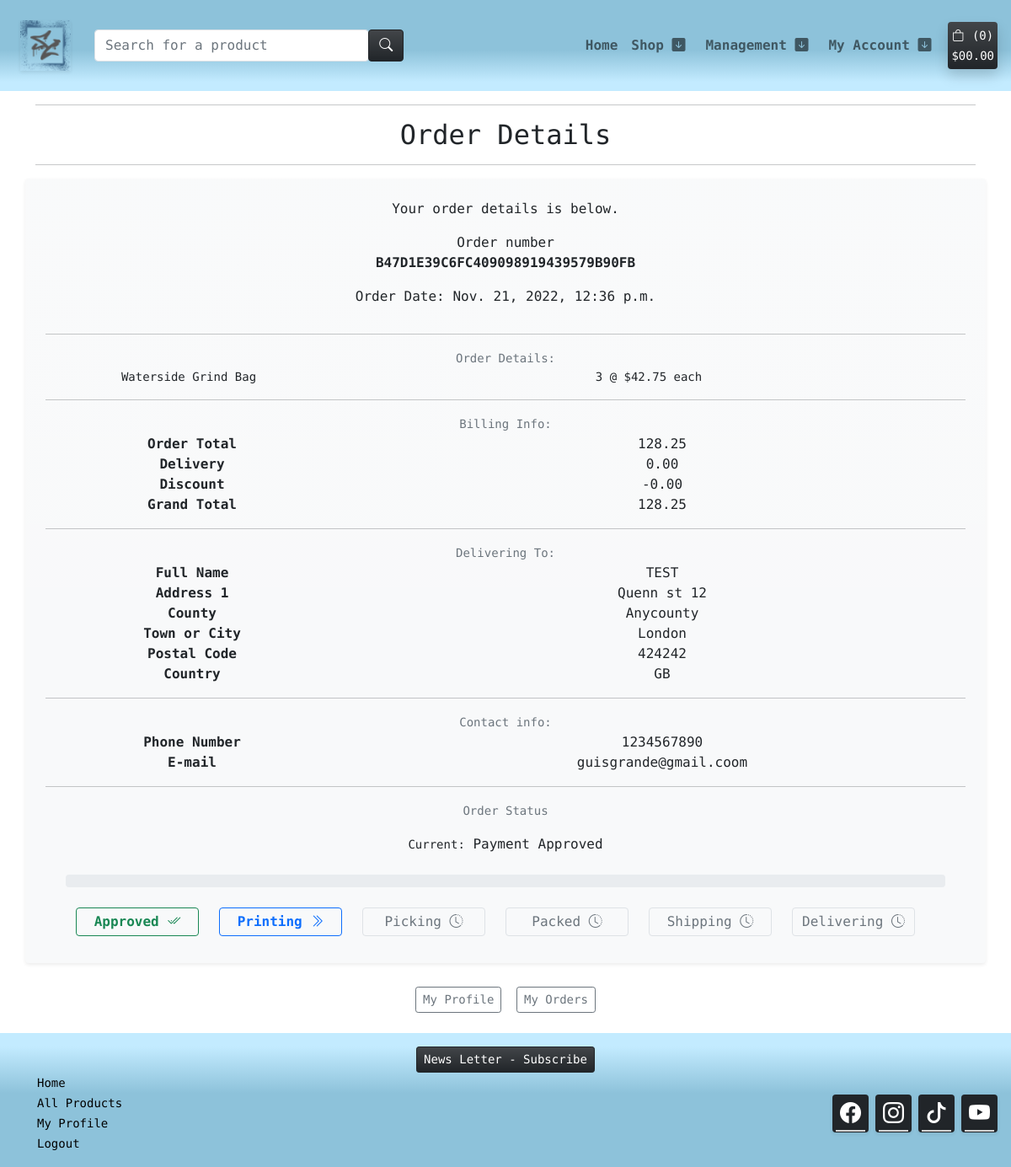
/profile/order/B47D1E39C6FC409098919439579B90FB (signed in), run on the app's committed database.
### checkout/models.py (models this page shows, shortened)
class Order(models.Model):
    order_number = models.CharField(max_length=32, null=False, editable=False)
    user_profile = models.ForeignKey(UserProfile, on_delete=models.SET_NULL,
                                     null=True, blank=True,
                                     related_name='orders')
    full_name = models.CharField(max_length=50, null=False, blank=False)
    email = models.EmailField(max_length=254, null=False, blank=False)
    phone_number = models.CharField(max_length=20, null=False, blank=False)
    country = CountryField(blank_label='Country *', null=False, blank=False)
    postcode = models.CharField(max_length=20, null=True, blank=True)
    town_or_city = models.CharField(max_length=40, null=False, blank=False)
    street_address1 = models.CharField(max_length=80, null=False, blank=False)
    street_address2 = models.CharField(max_length=80, null=True, blank=True)
    county = models.CharField(max_length=80, null=True, blank=True)
    date = models.DateTimeField(auto_now_add=True)
    valid_coupon = models.CharField(max_length=25, null=True, blank=True)
    discount_total = models.DecimalField(max_digits=6, decimal_places=2,
                                         null=False, default=0)
    delivery_cost = models.DecimalField(max_digits=6, decimal_places=2,
                                        null=False, default=0)
    order_total = models.DecimalField(max_digits=10, decimal_places=2,
                                      null=False, default=0)
    grand_total = models.DecimalField(max_digits=10, decimal_places=2,
                                      null=False, default=0)
    original_bag = models.TextField(null=False, blank=False, default='')
    stripe_pid = models.CharField(max_length=254, null=False,
                                  blank=False, default='')
    STATUS_A = 'Payment Approved'
    STATUS_ONE = 'Order printed'
    STATUS_TWO = 'Order picked'
    STATUS_THREE = 'Order packed'
    STATUS_FOUR = 'Order shipped'
    STATUS_FIVE = 'Order delivered'
    ORDER_STATUS = [
        (STATUS_A, 'Payment Approved'),
        (STATUS_ONE, 'Order printed'),
        (STATUS_TWO, 'Order picked'),
        (STATUS_THREE, 'Order packed'),
        (STATUS_FOUR, 'Order shipped'),
        (STATUS_FIVE, 'Order delivered')
        ]
    status = models.CharField(
        max_length=25,
        choices=ORDER_STATUS,
        blank=False, default=STATUS_A
        )

class OrderLineItem(models.Model):
    order = models.ForeignKey(Order, null=False, blank=False,
                              on_delete=models.CASCADE,
                              related_name='lineitems')
    product = models.ForeignKey(Product, null=False, blank=False,
                                on_delete=models.CASCADE)
    quantity = models.IntegerField(null=False, blank=False, default=0)
    lineitem_total = models.DecimalField(max_digits=6, decimal_places=2,
                                         null=False, blank=False,
                                         editable=False)

### products/models.py (models this page shows, shortened)
class Product(models.Model):
    sku = models.SmallAutoField(primary_key=True)
    name = models.CharField(max_length=150, unique=True)
    release_date = models.DateTimeField(auto_now_add=True)
    category = models.ForeignKey('Category', null=True, blank=True,
                                 on_delete=models.SET_NULL)
    quantity_available = models.IntegerField(default=100,
                                             validators=[MinValueValidator(0)]
                                             )
    description = models.TextField()
    price = models.DecimalField(max_digits=6, decimal_places=2)
    offer = models.ForeignKey(Offer, null=True, blank=True,
                              on_delete=models.SET_NULL)
    discount = models.DecimalField(max_digits=6, decimal_places=2,
                                   null=True, blank=True)
    product_image = models.ImageField(null=True, blank=True)
    product_image_url = models.URLField(max_length=1024, null=True, blank=True)
    slug = models.SlugField(max_length=254, null=True, blank=True, unique=True)
    class Meta:
        ordering = ['-release_date']
    def cal_discount_price(self):
        return self.price - ((self.price * self.offer.offer_discount) / 100)

class Offer(models.Model):
    offer_sku = models.SmallAutoField(primary_key=True)
    offer_name = models.CharField(max_length=50,)
    offer_display = models.CharField(max_length=254, null=True, blank=True)
    offer_discount = models.IntegerField(default=0,
                                         validators=[MaxValueValidator(80),
                                                     MinValueValidator(0)]
                                         )

### profiles/views.py (the view, shortened to what this page needs)
# urls.py: path('order/<order_number>', views.OrderDetails.as_view(),
class OrderDetails(LoginRequiredMixin, View):
    def get(self, request, order_number, *args, **kwargs):
        queryset = Order.objects.all()
        order = get_object_or_404(queryset, order_number=order_number)
        if not request.user.is_superuser:
            if order.user_profile.user == self.request.user:
                return render(request, 'profiles/order_details.html', {
                    "order": order,
                })
            else:
                messages.error(request, mark_safe("""This order wasn't placed
                                        by you.<br/> Check order information
                                        again.<br/> My Account > My Profile >
                                        My Orders"""))
                return HttpResponseRedirect(reverse('home'))
        else:
            return render(request, 'profiles/order_details.html', {
                    "order": order,
                })

### templates/profiles/order_details.html (shortened to what this page needs)
{% extends "base.html" %}
{% load i18n %}
{% block content %}
<div class="container text-center">
    <hr>
    <h2 class="m-2">Order Details</h2>
    <hr>
</div>
<div class="container-fluid text-center" id="order-details">
    <div class="row">
        <div class="container">
            <div class="container bg-light bg-gradient rounded shadow-sm">
                <div class="row">
                    <div class="col">
                        <p class="text-black mt-4">Your order details is below.</p>
                    </div>
                </div>
                <div class="row">
                    <p class="fw-light m-0">Order number</p>
                    <p class="fw-bold">{{ order.order_number }}</p>
                </div>
                <div class="row">
                    <div class="col">
                        <p class="fw-light">Order Date: {{ order.date }}</p>
                    </div>
                </div>
                <hr>
                <div class="row">
                    <div class="col">
                        <small class="text-muted">Order Details:</small>
                    </div>
                    {% for item in order.lineitems.all %}
                    <div class="row">
                        <div class="col-12 col-md-4">
                            <p class="small mb-0 text-black font-weight-bold">
                                {{ item.product.name }}
                            </p>
                        </div>
                        <div class="col-12 col-md-8 text-md-right">
                            {% if item.product.offer  %}
                            <p class="small mb-0">{{ item.quantity }} @ ${{ item.product.cal_discount_price }} each</p>
                            {% else %}
                            <p class="small mb-0">{{ item.quantity }} @ ${{ item.product.price }} each</p>
                            {% endif %}
                        </div>
                    </div>
                    {% endfor %}
                </div>
                <hr>
                <div class="row">
                    <div class="col">
                        <small class="text-muted">Billing Info:</small>
                    </div>
                </div>
                <div class="row">
                    <div class="col-12 col-md-4">
                        <p class="mb-0 fw-bold">Order Total</p>
                    </div>
                    <div class="col-12 col-md-8 text-md-right">
                        <p class="mb-0">{{ order.order_total }}</p>
                    </div>
                </div>
                <div class="row">
                    <div class="col-12 col-md-4">
                        <p class="mb-0 fw-bold">Delivery</p>
                    </div>
                    <div class="col-12 col-md-8 text-md-right">
                        <p class="mb-0">{{ order.delivery_cost }}</p>
                    </div>
                </div>
                <div class="row">
                    <div class="col-12 col-md-4">
                        <p class="mb-0 fw-bold">Discount</p>
                    </div>
                    <div class="col-12 col-md-8 text-md-right">
                        <p class="mb-0">-{{ order.discount_total }}</p>
                    </div>
                </div>
                <div class="row">
                    <div class="col-12 col-md-4">
                        <p class="mb-0 fw-bold">Grand Total</p>
                    </div>
                    <div class="col-12 col-md-8 text-md-right">
                        <p class="mb-0">{{ order.grand_total }}</p>
                    </div>
                </div>
                <hr>
                <div class="row">
                    <div class="col">
                        <small class="text-muted">Delivering To:</small>
                    </div>
                </div>
                <div class="row">
                    <div class="col-12 col-md-4">
                        <p class="mb-0 fw-bold">Full Name</p>
                    </div>
                    <div class="col-12 col-md-8 text-md-right">
                        <p class="mb-0">{{ order.full_name }}</p>
                    </div>
                </div>
                <div class="row">
                    <div class="col-12 col-md-4">
                        <p class="mb-0 fw-bold">Address 1</p>
                    </div>
                    <div class="col-12 col-md-8 text-md-right">
                        <p class="mb-0">{{ order.street_address1 }}</p>
                    </div>
                </div>
                {% if order.county %}
                <div class="row">
                    <div class="col-12 col-md-4">
                        <p class="mb-0 fw-bold">County</p>
                    </div>
                    <div class="col-12 col-md-8 text-md-right">
                        <p class="mb-0">{{ order.county }}</p>
                    </div>
                </div>
                {% endif %}
                <div class="row">
                    <div class="col-12 col-md-4">
                        <p class="mb-0 fw-bold">Town or City</p>
                    </div>
                    <div class="col-12 col-md-8 text-md-right">
                        <p class="mb-0">{{ order.town_or_city }}</p>
                    </div>
                </div>
                {% if order.postcode %}
                <div class="row">
                    <div class="col-12 col-md-4">
                        <p class="mb-0 fw-bold">Postal Code</p>
                    </div>
                    <div class="col-12 col-md-8 text-md-right">
                        <p class="mb-0">{{ order.postcode }}</p>
                    </div>
                </div>
                {% endif %}
                <div class="row">
                    <div class="col-12 col-md-4">
                        <p class="mb-0 fw-bold">Country</p>
                    </div>
                    <div class="col-12 col-md-8 text-md-right">
                        <p class="mb-0">{{ order.country }}</p>
                    </div>
                </div>
                <hr>
                <div class="row">
                    <div class="col">
                        <small class="text-muted">Contact info:</small>
                    </div>
                </div>
                <div class="row">
                    <div class="col-12 col-md-4">
                        <p class="mb-0 fw-bold">Phone Number</p>
                    </div>
                    <div class="col-12 col-md-8 text-md-right">
                        <p class="mb-0">{{ order.phone_number }}</p>
                    </div>
                </div>
                <div class="row">
                    <div class="col-12 col-md-4">
                        <p class="mb-0 fw-bold">E-mail</p>
                    </div>
                    <div class="col-12 col-md-8 text-md-right">
                        <p class="mb-0">{{ order.email }}</p>
                    </div>
                </div>
                <hr>
                <div class="row">
                    <div class="col">
                        <small class="text-muted">Order Status</small>
                    </div>
                </div>
                <div class="row">
                    <div class="col">
                        <p class="mb-0 mt-3"><small>Current:</small> {{ order.status }}</p>
                    </div>
                </div>
                <div class="progress m-4" style="height: 15px;">
                </div>
                <div class="row m-4">
                    {% if order.status == "Payment Approved" %}
                    <div class="row d-flex row mb-3">
                        <div class="col"><p class="fw-bold text-success p-1 border border-success rounded">Approved <i class="bi bi-check2-all"></i></p></div>
                        <div class="col"><p class="fw-bold text-primary p-1 border border-primary rounded">Printing <i class="bi bi-chevron-double-right"></i></p></div>
                        <div class="col"><p class="text-muted p-1 border border-secundary rounded">Picking <i class="bi bi-clock-history"></i></p></div>
                        <div class="col"><p class="text-muted p-1 border border-secundary rounded">Packed <i class="bi bi-clock-history"></i></p></div>
                        <div class="col"><p class="text-muted p-1 border border-secundary rounded">Shipping <i class="bi bi-clock-history"></i></p></div>
                        <div class="col"><p class="text-muted p-1 border border-secundary rounded">Delivering <i class="bi bi-clock-history"></i></p>
                    </div>
                    {% endif %}
                </div>
            </div>
        </div>
        <div class="container text-center">
            <a class="btn btn-sm btn-outline-secondary m-1 mb-4" href="{% url 'profile' %}">My Profile</a>
            <a class="btn btn-sm btn-outline-secondary m-1 mb-4" href="{% url 'orders_list' %}">My Orders</a>
        </div>
    </div>
</div>
{%endblock%}

### static/css/style.css (style rules this page uses)
body { font-family: 'Syne Mono', sans-serif; }

### data on the page
Order: order_number "B47D1E39C6FC409098919439579B90FB", date "Nov. 21, 2022, 12:36 p.m.", order_total "128.25", delivery_cost "0.00", discount_total "0.00", grand_total "128.25", full_name "TEST", street_address1 "Quenn st 12", county "Anycounty", town_or_city "London", postcode "424242", country "GB", phone_number "1234567890", email "guisgrande@gmail.coom", status "Payment Approved"
OrderLineItem: product.name "Waterside Grind Bag", quantity "3", product.cal_discount_price "42.75"

### other printed values
{{ product_count }} "0"
